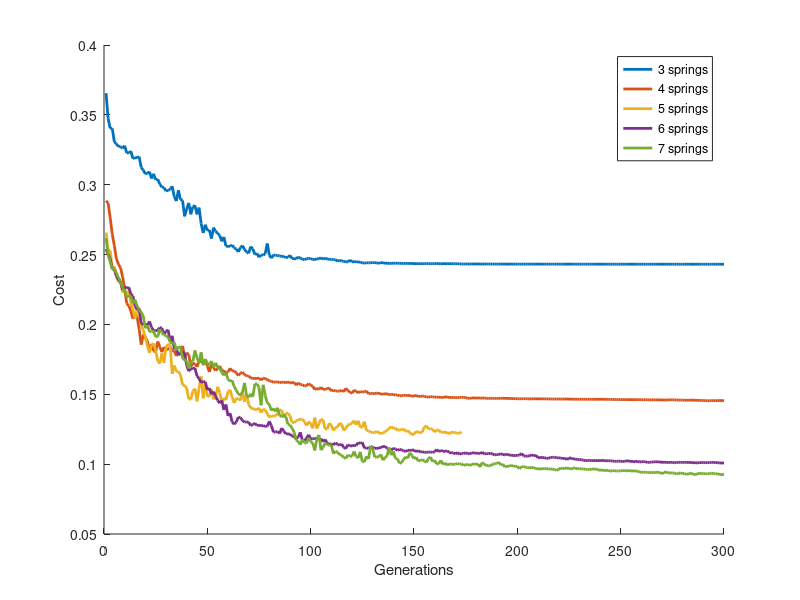

The MATLAB source for this figure:
%%******************************************************************
%   Energy Recycling Actuator Design Optimization
%   AA222 Final Project Main Script, Spring 2019
%
%   Erez Krimsky 
%   ekrimsky@stanford.edu
%
%
%   Script for comparing convergence using different CMA types 
%
%*******************************************************************

%{
close all; clear all; clc; 

% make sure parraelization is running 


% set a randomization seed -- will proably need to run each multiple times

% could throw multiple curves on the same plot 
%\



% Lets set the same weight for each 
w = 0.5; 
n_list = [3, 4, 5, 6, 7];         % TODO -- add more later 
min_lists = cell(length(n_list), 1); 

for i = 1:length(n_list);

    n = n_list(i); 



        % Run the Basic CMA-Approach 
    disp(' Running Basic Opti');
    rng(5);     % ressetting the random number generator 
    [fitness, optimal_design,  data, genData] = actuator_optimization_wrapper(n, w, 'none');
    basicGenData = genData; 
    [means, basic_mins, maxs, stds] = process_gen_data(basicGenData); 
    min_lists{i} = basic_mins; 

end 

save('basic_cma_convergence.mat'); 

%}
load('basic_cma_convergence.mat'); 



fig = figure; hold all 
for i = 1:length(n_list);
    n = n_list(i); 
    mins = min_lists{i}; 
    plot(1:length(mins), mins, 'Displayname', sprintf('%d springs', n), 'Linewidth', 2); 
end 

leg = legend;
% set(leg, 'Interpreter', 'latex')

xlabel('Generations');
ylabel('Cost')

print('basic_convergence_plot', '-dpng', '-r500');







